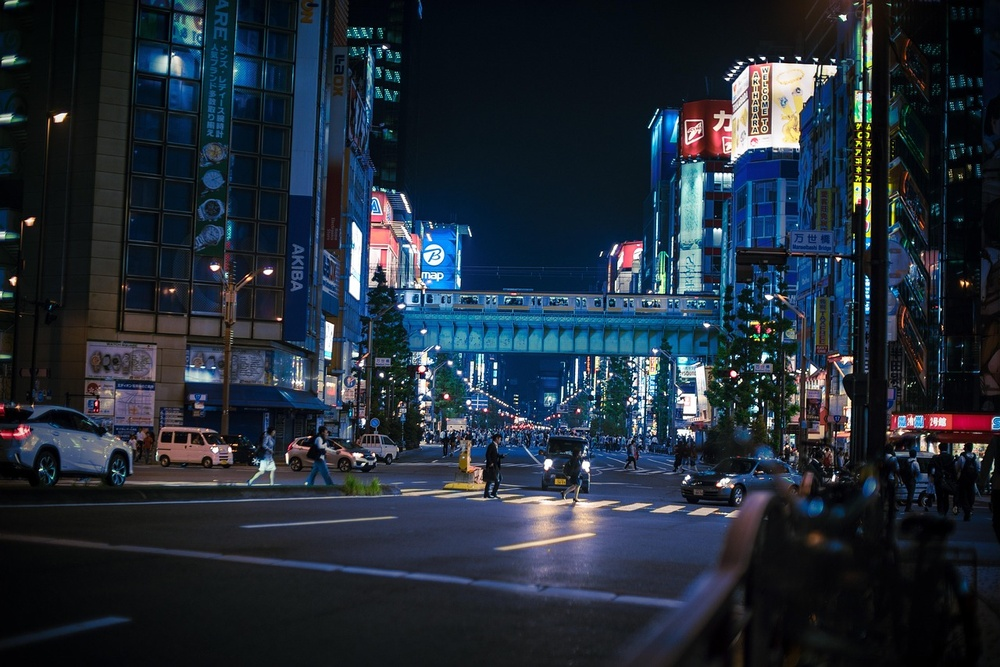
#> input picture resource/shibuya.jpg, 1000 x 667 px, shrunk from 1280 x 854 before the run, found by its file name
$ python 7_edge.py   (older library calls are emulated)
#> lines starting #> are read from the running program, lines starting #| are printed output that depends on the picture
import cv2
import numpy as np

RESOURCE_DIR = './resource/'
OUTPUT_DIR = './output/'

def main():
    image = cv2.imread(RESOURCE_DIR + 'shibuya.jpg')
#> image is the input picture: shape (667, 1000, 3); mean B, G, R 55.5, 43.9, 34.1
    cvtImage = cv2.cvtColor(image, cv2.COLOR_BGR2GRAY)
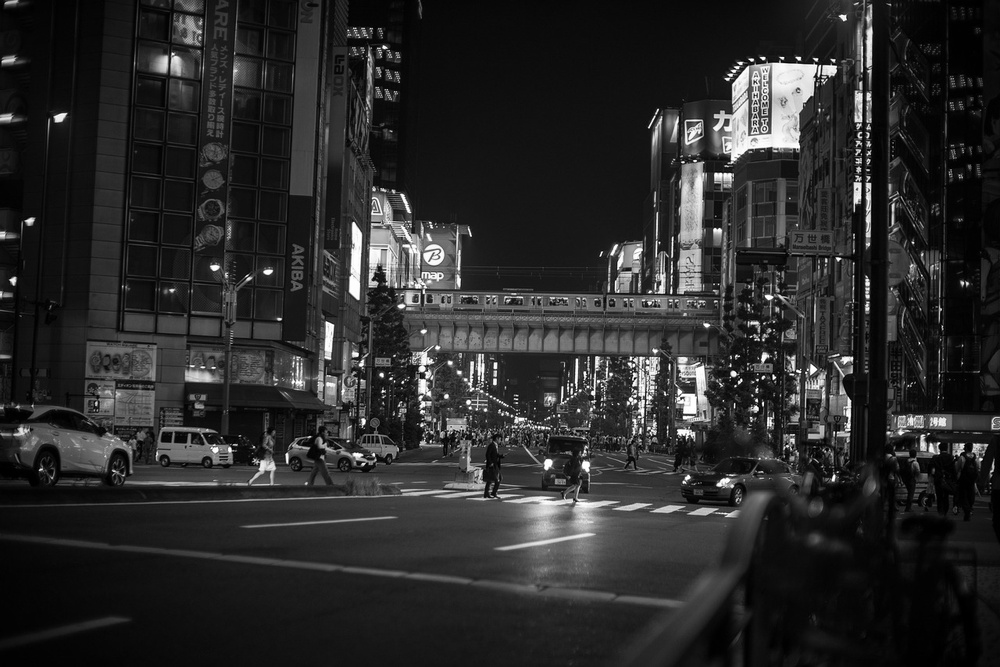
#> cvtImage: shape (667, 1000); min 0, max 255, mean 42.3
    median_val = np.median(cvtImage)
#> median_val = 26

    auto_threshold1 = int(max(0, 0.66 * median_val))
#> auto_threshold1 = 17
    auto_threshold2 = int(min(255, 1.33 * median_val))
#> auto_threshold2 = 34
    edge_canny = cv2.Canny(cvtImage, auto_threshold1, auto_threshold2)
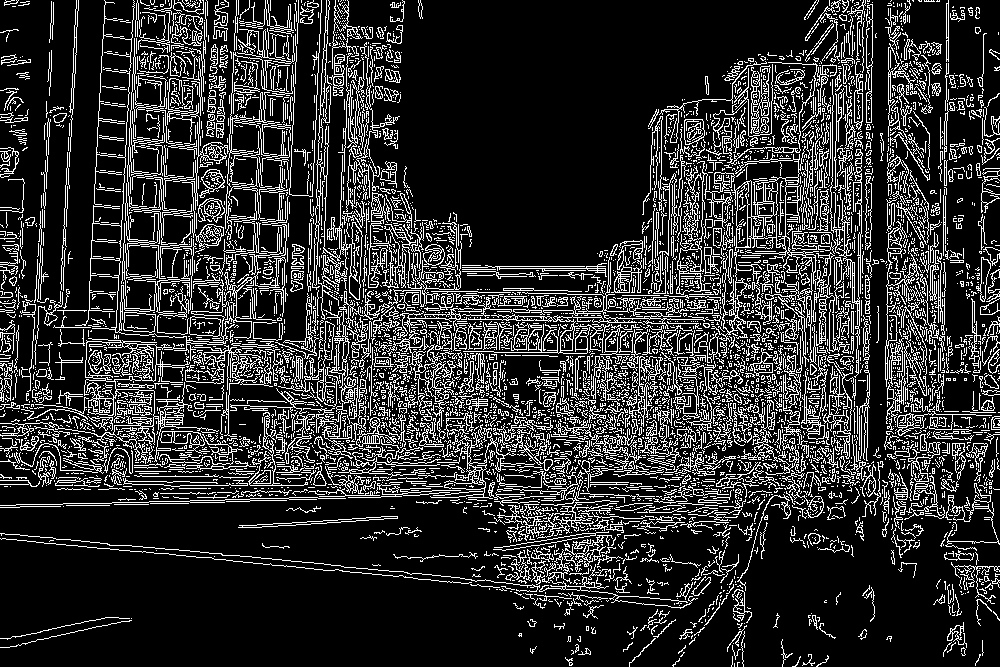
#> edge_canny: shape (667, 1000); 18.4% white in thin lines or dots
    edge_sobel_x = cv2.Sobel(cvtImage, cv2.CV_16S, 1, 0)
    edge_sobel_y = cv2.Sobel(cvtImage, cv2.CV_16S, 0, 1)
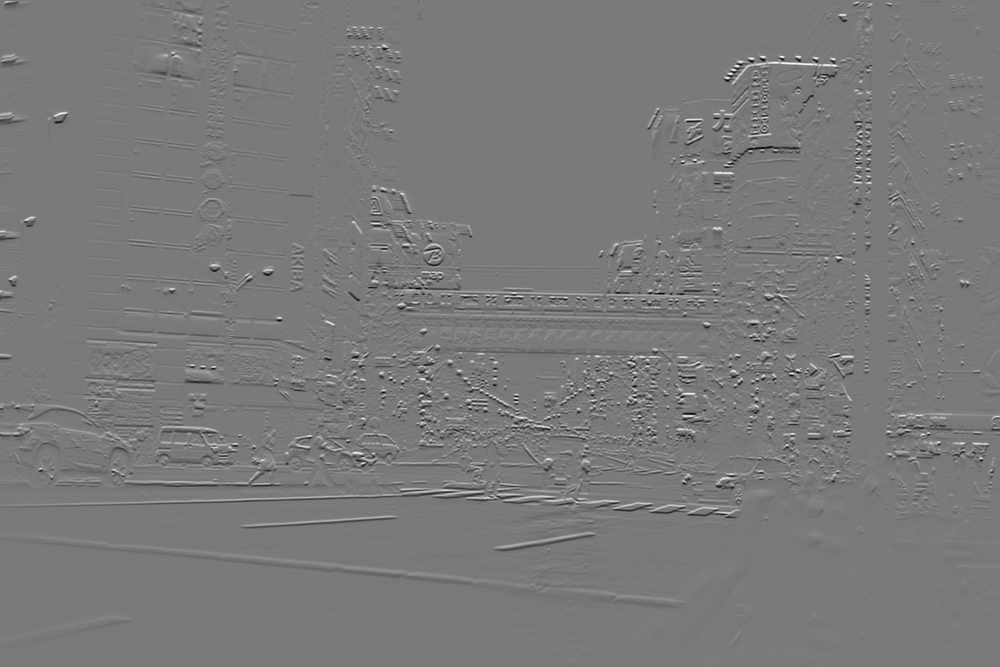
#> edge_sobel_y: shape (667, 1000) int16; min -926, max 1011, mean 0; drawn with min black and max white
    absX = cv2.convertScaleAbs(edge_sobel_x)
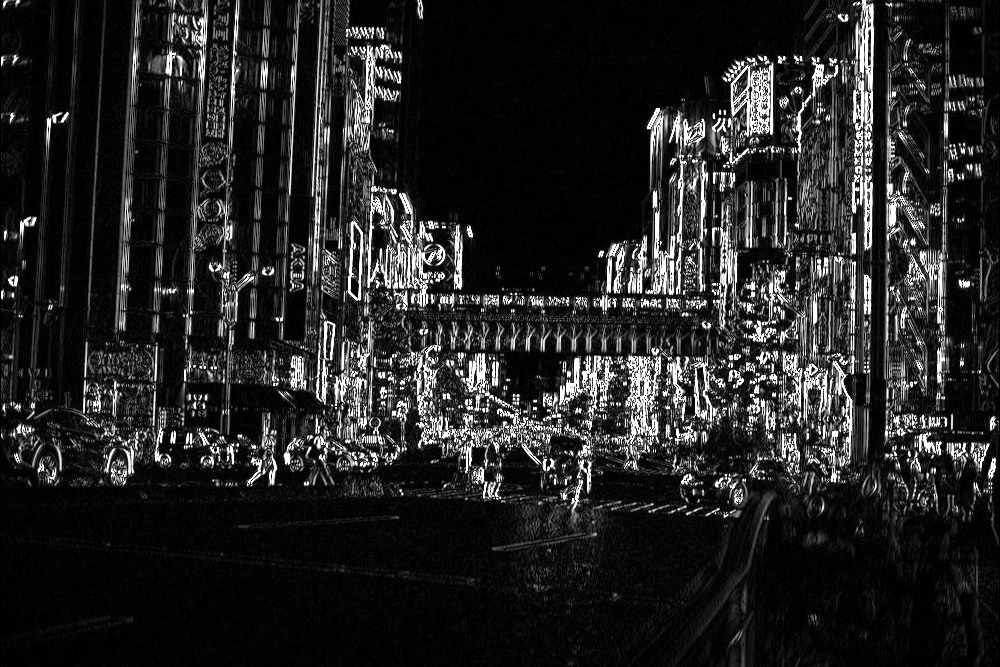
#> absX: shape (667, 1000); min 0, max 255, mean 36.1
    absY = cv2.convertScaleAbs(edge_sobel_y)
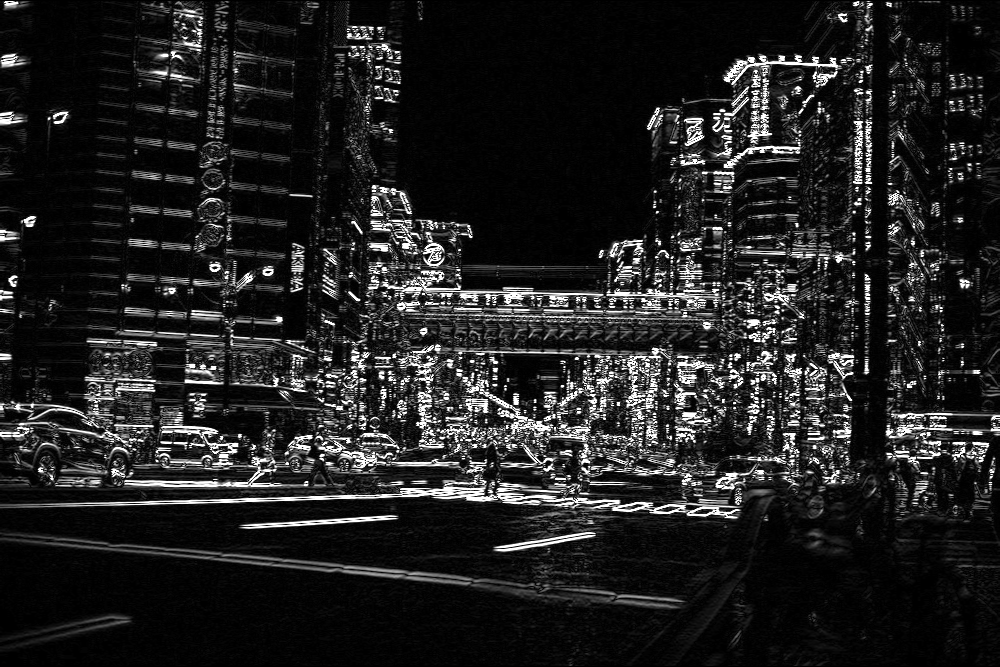
#> absY: shape (667, 1000); min 0, max 255, mean 33
    edge_sobel = cv2.addWeighted(absX, 0.5, absY, 0.5, 0)
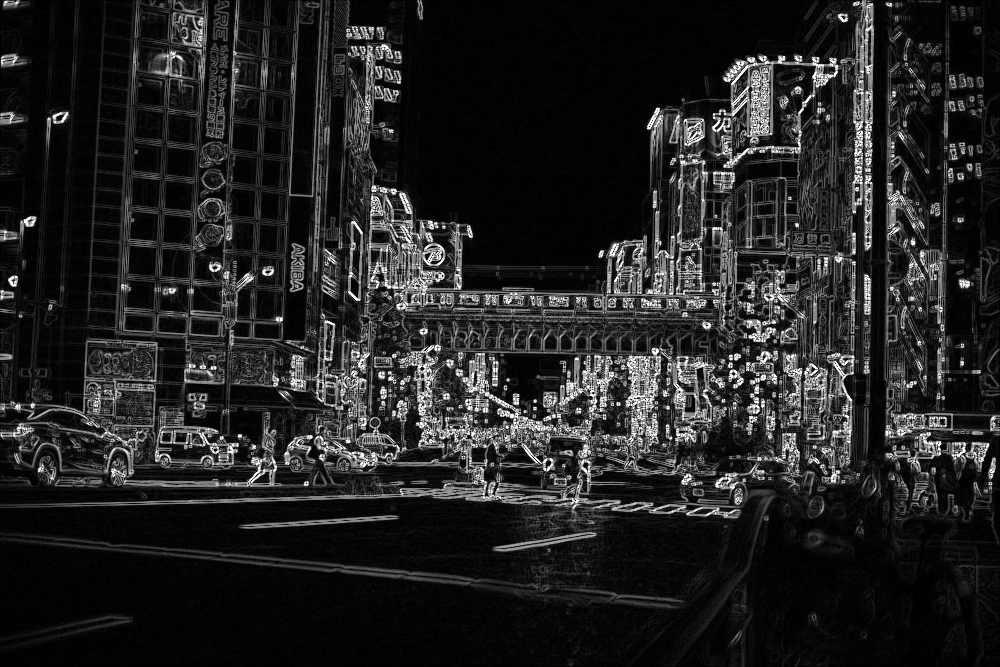
#> edge_sobel: shape (667, 1000); min 0, max 255, mean 34.6
    edge_lap = cv2.Laplacian(cvtImage, cv2.CV_16S)
    edge_lap = cv2.convertScaleAbs(edge_lap)
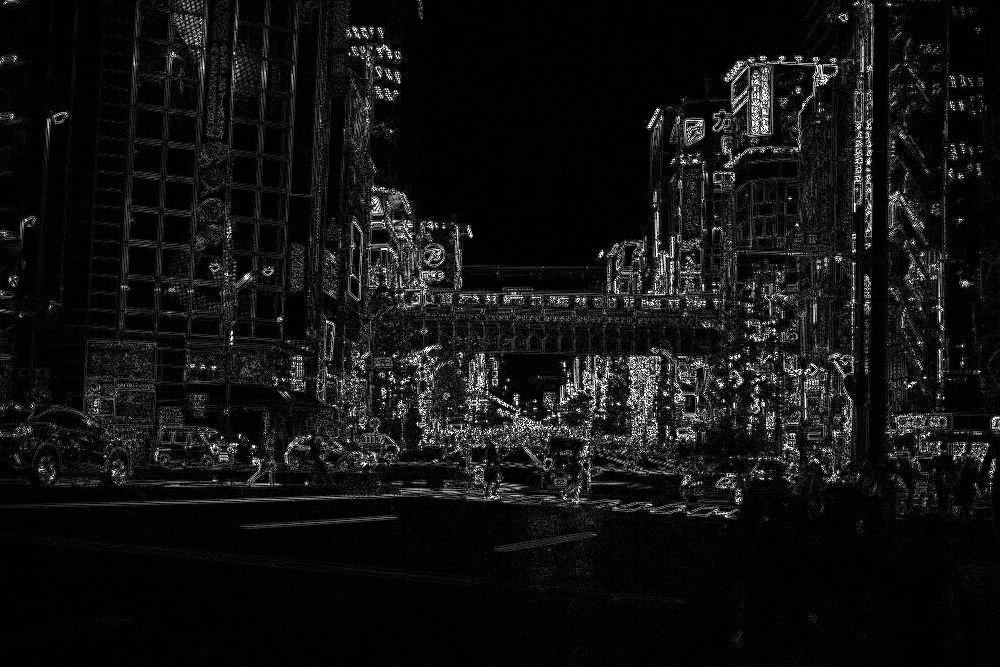
#> edge_lap: shape (667, 1000); min 0, max 255, mean 18.7

    cv2.imshow("Sobel", edge_sobel)
    cv2.imshow('Laplacian', edge_lap)
    cv2.imshow('Canny', edge_canny)
    cv2.waitKey(0)
    return 0

if __name__ == "__main__":
    main()
